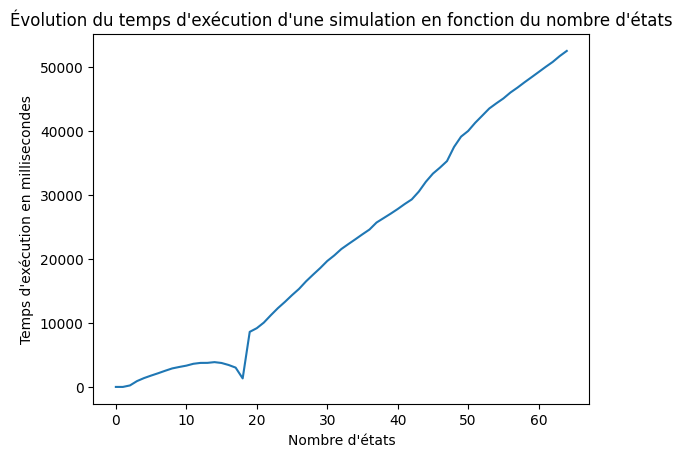

The Python source for this figure:
import matplotlib.pyplot as plt

with open('./performances2.txt', encoding='utf-8') as fichier:
    temps = fichier.read()

temps = temps.split('\n')
# On retire la dernière ligne
temps.pop()
for i in range(len(temps)):
    temps[i] = float(temps[i])
    
plt.title("Évolution du temps d'exécution d'une simulation en fonction du nombre d'états")
plt.xlabel("Nombre d'états")
plt.ylabel("Temps d'exécution en millisecondes")
plt.plot(temps)
plt.savefig("graph_perf2.png", bbox_inches="tight")
plt.show()